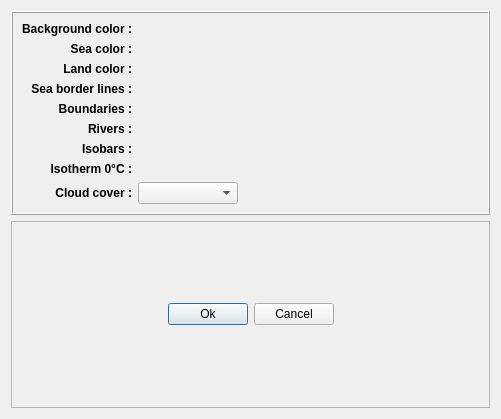
<ui version="4.0" >
 <class>GraphicsParamsDialog</class>
 <widget class="QDialog" name="GraphicsParamsDialog" >
  <property name="geometry" >
   <rect>
    <x>0</x>
    <y>0</y>
    <width>501</width>
    <height>419</height>
   </rect>
  </property>
  <property name="sizePolicy" >
   <sizepolicy vsizetype="Preferred" hsizetype="Expanding" >
    <horstretch>0</horstretch>
    <verstretch>0</verstretch>
   </sizepolicy>
  </property>
  <property name="windowTitle" >
   <string>Graphical parameters</string>
  </property>
  <layout class="QVBoxLayout" >
   <item>
    <widget class="QFrame" name="frame_5" >
     <property name="autoFillBackground" >
      <bool>false</bool>
     </property>
     <property name="frameShape" >
      <enum>QFrame::Box</enum>
     </property>
     <property name="frameShadow" >
      <enum>QFrame::Raised</enum>
     </property>
     <layout class="QGridLayout" >
      <item row="0" column="0" >
       <layout class="QGridLayout" >
        <item row="0" column="0" >
         <widget class="QLabel" name="label_5" >
          <property name="font" >
           <font>
            <weight>75</weight>
            <bold>true</bold>
           </font>
          </property>
          <property name="text" >
           <string>Background color :</string>
          </property>
          <property name="alignment" >
           <set>Qt::AlignRight|Qt::AlignTrailing|Qt::AlignVCenter</set>
          </property>
         </widget>
        </item>
        <item row="0" column="1" >
         <widget class="ColorEditorWidget" name="inputBgColor" >
          <property name="toolTip" >
           <string/>
          </property>
          <property name="whatsThis" >
           <string/>
          </property>
         </widget>
        </item>
        <item row="1" column="0" >
         <widget class="QLabel" name="label_6" >
          <property name="font" >
           <font>
            <weight>75</weight>
            <bold>true</bold>
           </font>
          </property>
          <property name="text" >
           <string>Sea color :</string>
          </property>
          <property name="alignment" >
           <set>Qt::AlignRight|Qt::AlignTrailing|Qt::AlignVCenter</set>
          </property>
         </widget>
        </item>
        <item row="1" column="1" >
         <widget class="ColorEditorWidget" name="inputSeaColor" >
          <property name="toolTip" >
           <string/>
          </property>
          <property name="whatsThis" >
           <string/>
          </property>
         </widget>
        </item>
        <item row="2" column="0" >
         <widget class="QLabel" name="label_7" >
          <property name="font" >
           <font>
            <weight>75</weight>
            <bold>true</bold>
           </font>
          </property>
          <property name="text" >
           <string>Land color :</string>
          </property>
          <property name="alignment" >
           <set>Qt::AlignRight|Qt::AlignTrailing|Qt::AlignVCenter</set>
          </property>
         </widget>
        </item>
        <item row="2" column="1" >
         <widget class="ColorEditorWidget" name="inputLandColor" >
          <property name="toolTip" >
           <string/>
          </property>
          <property name="whatsThis" >
           <string/>
          </property>
         </widget>
        </item>
        <item row="3" column="0" >
         <widget class="QLabel" name="label_8" >
          <property name="font" >
           <font>
            <weight>75</weight>
            <bold>true</bold>
           </font>
          </property>
          <property name="text" >
           <string>Sea border lines :</string>
          </property>
          <property name="alignment" >
           <set>Qt::AlignRight|Qt::AlignTrailing|Qt::AlignVCenter</set>
          </property>
         </widget>
        </item>
        <item row="3" column="1" >
         <widget class="LineEditorWidget" name="inputSeaBordersLine" >
          <property name="sizePolicy" >
           <sizepolicy vsizetype="Preferred" hsizetype="Expanding" >
            <horstretch>0</horstretch>
            <verstretch>0</verstretch>
           </sizepolicy>
          </property>
          <property name="toolTip" >
           <string/>
          </property>
          <property name="whatsThis" >
           <string/>
          </property>
         </widget>
        </item>
        <item row="4" column="0" >
         <widget class="QLabel" name="label_9" >
          <property name="font" >
           <font>
            <weight>75</weight>
            <bold>true</bold>
           </font>
          </property>
          <property name="text" >
           <string>Boundaries :</string>
          </property>
          <property name="alignment" >
           <set>Qt::AlignRight|Qt::AlignTrailing|Qt::AlignVCenter</set>
          </property>
         </widget>
        </item>
        <item row="4" column="1" >
         <widget class="LineEditorWidget" name="inputBoundariesLine" >
          <property name="sizePolicy" >
           <sizepolicy vsizetype="Preferred" hsizetype="Expanding" >
            <horstretch>0</horstretch>
            <verstretch>0</verstretch>
           </sizepolicy>
          </property>
          <property name="toolTip" >
           <string/>
          </property>
          <property name="whatsThis" >
           <string/>
          </property>
         </widget>
        </item>
        <item row="5" column="0" >
         <widget class="QLabel" name="label_10" >
          <property name="font" >
           <font>
            <weight>75</weight>
            <bold>true</bold>
           </font>
          </property>
          <property name="text" >
           <string>Rivers :</string>
          </property>
          <property name="alignment" >
           <set>Qt::AlignRight|Qt::AlignTrailing|Qt::AlignVCenter</set>
          </property>
         </widget>
        </item>
        <item row="5" column="1" >
         <widget class="LineEditorWidget" name="inputRiversLine" >
          <property name="sizePolicy" >
           <sizepolicy vsizetype="Preferred" hsizetype="Expanding" >
            <horstretch>0</horstretch>
            <verstretch>0</verstretch>
           </sizepolicy>
          </property>
          <property name="toolTip" >
           <string/>
          </property>
          <property name="whatsThis" >
           <string/>
          </property>
         </widget>
        </item>
        <item row="6" column="0" >
         <widget class="QLabel" name="label_11" >
          <property name="font" >
           <font>
            <weight>75</weight>
            <bold>true</bold>
           </font>
          </property>
          <property name="text" >
           <string>Isobars :</string>
          </property>
          <property name="alignment" >
           <set>Qt::AlignRight|Qt::AlignTrailing|Qt::AlignVCenter</set>
          </property>
         </widget>
        </item>
        <item row="6" column="1" >
         <widget class="LineEditorWidget" name="inputIsobarsLine" >
          <property name="sizePolicy" >
           <sizepolicy vsizetype="Preferred" hsizetype="Expanding" >
            <horstretch>0</horstretch>
            <verstretch>0</verstretch>
           </sizepolicy>
          </property>
          <property name="toolTip" >
           <string/>
          </property>
          <property name="whatsThis" >
           <string/>
          </property>
         </widget>
        </item>
        <item row="7" column="0" >
         <widget class="QLabel" name="label_12" >
          <property name="font" >
           <font>
            <weight>75</weight>
            <bold>true</bold>
           </font>
          </property>
          <property name="text" >
           <string>Isotherm 0°C :</string>
          </property>
          <property name="alignment" >
           <set>Qt::AlignRight|Qt::AlignTrailing|Qt::AlignVCenter</set>
          </property>
         </widget>
        </item>
        <item row="7" column="1" >
         <widget class="LineEditorWidget" name="inputIsotherms0Line" >
          <property name="sizePolicy" >
           <sizepolicy vsizetype="Preferred" hsizetype="Expanding" >
            <horstretch>0</horstretch>
            <verstretch>0</verstretch>
           </sizepolicy>
          </property>
          <property name="toolTip" >
           <string/>
          </property>
          <property name="whatsThis" >
           <string/>
          </property>
         </widget>
        </item>
        <item row="8" column="0" >
         <widget class="QLabel" name="label_13" >
          <property name="font" >
           <font>
            <weight>75</weight>
            <bold>true</bold>
           </font>
          </property>
          <property name="text" >
           <string>Cloud cover :</string>
          </property>
          <property name="alignment" >
           <set>Qt::AlignRight|Qt::AlignTrailing|Qt::AlignVCenter</set>
          </property>
         </widget>
        </item>
        <item row="8" column="1" >
         <layout class="QHBoxLayout" >
          <item>
           <widget class="QComboBox" name="inputCloudsColorMode" >
            <property name="sizePolicy" >
             <sizepolicy vsizetype="Preferred" hsizetype="Preferred" >
              <horstretch>0</horstretch>
              <verstretch>0</verstretch>
             </sizepolicy>
            </property>
            <property name="minimumSize" >
             <size>
              <width>100</width>
              <height>0</height>
             </size>
            </property>
           </widget>
          </item>
          <item>
           <spacer>
            <property name="orientation" >
             <enum>Qt::Horizontal</enum>
            </property>
            <property name="sizeHint" >
             <size>
              <width>40</width>
              <height>20</height>
             </size>
            </property>
           </spacer>
          </item>
         </layout>
        </item>
       </layout>
      </item>
     </layout>
    </widget>
   </item>
   <item>
    <widget class="QFrame" name="frame" >
     <property name="sizePolicy" >
      <sizepolicy vsizetype="Preferred" hsizetype="Preferred" >
       <horstretch>0</horstretch>
       <verstretch>0</verstretch>
      </sizepolicy>
     </property>
     <property name="frameShape" >
      <enum>QFrame::StyledPanel</enum>
     </property>
     <property name="frameShadow" >
      <enum>QFrame::Raised</enum>
     </property>
     <layout class="QHBoxLayout" >
      <item>
       <spacer>
        <property name="orientation" >
         <enum>Qt::Horizontal</enum>
        </property>
        <property name="sizeHint" >
         <size>
          <width>40</width>
          <height>20</height>
         </size>
        </property>
       </spacer>
      </item>
      <item>
       <widget class="QPushButton" name="btOK" >
        <property name="text" >
         <string>Ok</string>
        </property>
       </widget>
      </item>
      <item>
       <widget class="QPushButton" name="btCancel" >
        <property name="text" >
         <string>Cancel</string>
        </property>
       </widget>
      </item>
      <item>
       <spacer>
        <property name="orientation" >
         <enum>Qt::Horizontal</enum>
        </property>
        <property name="sizeHint" >
         <size>
          <width>40</width>
          <height>20</height>
         </size>
        </property>
       </spacer>
      </item>
     </layout>
    </widget>
   </item>
  </layout>
 </widget>
 <customwidgets>
  <customwidget>
   <class>ColorEditorWidget</class>
   <extends>QWidget</extends>
   <header>ColorEditorWidget.h</header>
  </customwidget>
  <customwidget>
   <class>LineEditorWidget</class>
   <extends>QWidget</extends>
   <header>LineEditorWidget.h</header>
  </customwidget>
 </customwidgets>
 <resources/>
 <connections/>
</ui>
